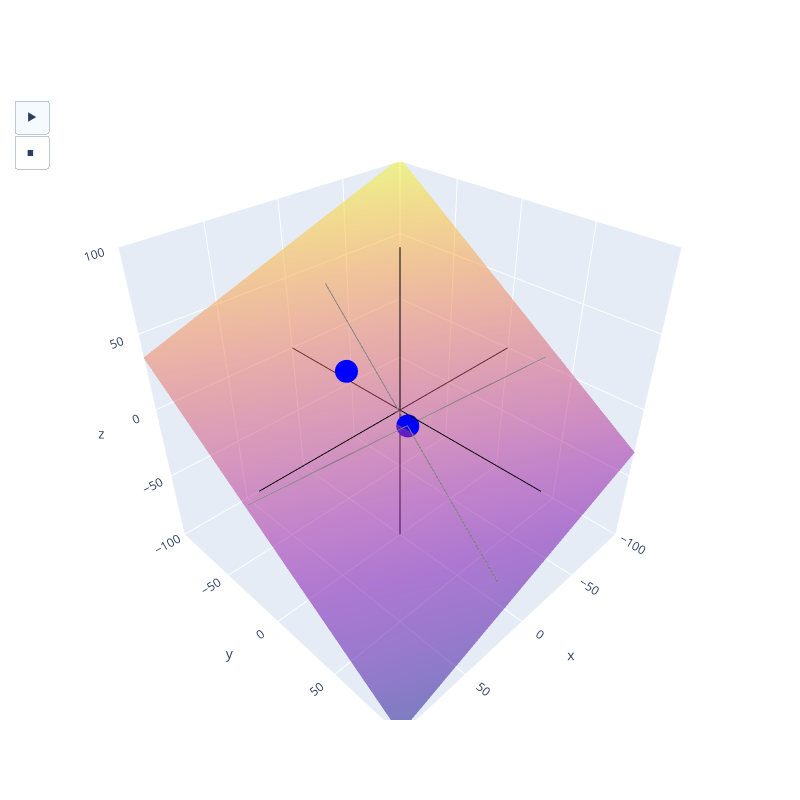

Write notebook code for a chart like this one.
### Markdown cell above
\textbf{Симметрия точки относительно плоскости}

Дано: $q$ - радиус-вектор точки на плоскости, $v$, $u$ - орты плоскости, $r_0$ - начальная точка

\begin{equation*}
r = q + A(r_0 - q)
\end{equation*}

\begin{equation*}
A = 2uu^T + 2vv^T - E
\end{equation*}

\begin{equation*}
u u^T = \begin{bmatrix} 
u_1u_1 & u_1u_2 & u_1u_3 \\ 
u_2u_1 & u_2u_2 & u_2u_3 \\ 
u_3u_1 & u_3u_2 & u_3u_3 \\ 
\end{bmatrix}
\end{equation*}

\begin{equation*}
v v^T = \begin{bmatrix} 
v_1v_1 & v_1v_2 & v_1v_3 \\ 
v_2v_1 & v_2v_2 & v_2v_3 \\ 
v_3v_1 & v_3v_2 & v_3v_3 \\ 
\end{bmatrix}
\end{equation*}

### Code cell
q = np.array([[3, 9, -5]]).T
v = normalize(np.array([[3, -9, 5]])).T
u = normalize(np.array([[-1, -7, 5]])).T
r0 = np.array([[35, -5, 40]]).T

v = normalize(np.cross(np.cross(u.T, v.T), u.T)).T

points = []
A = 2*(u*u.T + v*v.T) - E
r = q + A.dot(r0 - q)
points.append(r0)
points.append(r)

points = np.array(points)

fig = go.Figure(
    data=[empty(), empty(), scatters([q, r0], mode="markers", color = "blue"), 
          scatters([q - LIM*u, q + LIM*u], color="gray", mode="lines"),
          scatters([q - LIM*v, q + LIM*v], color="gray", mode="lines"),
          surface(np.cross(u.T, v.T).T, q),
          scatters(axis[0], "lines"), scatters(axis[1], "lines"), scatters(axis[2], "lines")])
fig.update_layout(
        scene = dict(
            xaxis=dict(range=[-LIM, LIM], autorange=False),
            yaxis=dict(range=[-LIM, LIM], autorange=False),
            zaxis=dict(range=[-LIM, LIM], autorange=False),
            aspectratio=dict(x=1, y=1, z=1),
        ),
        showlegend=False,
        width=800,
        height=800,
        updatemenus=[dict(
            type="buttons",
            buttons=[
                    {
                        "args": [None, frame_args(5, True)],
                        "label": "&#9654;", # play symbol
                        "method": "animate",
                    },
                    {
                        "args": [[None], frame_args(0)],
                        "label": "&#9724;", # pause symbol
                        "method": "animate",
                    },]
        )])
fig.frames = plot_data(points, mode = "markers+lines", start=r0)

fig.show()

### Figure 1 — Plotly figure (JSON) as saved in the notebook; plotly's stock layout.template omitted (floating-point values rounded to 4 significant figures; data arrays with more than 128 entries replaced by an {"elided": "..."} marker saying what was removed)
{"data": [{"type": "scatter3d", "x": [200], "y": [200], "z": [200]}, {"type": "scatter3d", "x": [200], "y": [200], "z": [200]}, {"marker": {"color": "blue"}, "mode": "markers", "type": "scatter3d", "x": [3, 35], "y": [9, -5], "z": [-5, 40]}, {"marker": {"color": "gray"}, "mode": "lines", "type": "scatter3d", "x": [14.55, -8.547], "y": [89.83, -71.83], "z": [-62.74, 52.74]}, {"marker": {"color": "gray"}, "mode": "lines", "type": "scatter3d", "x": [-92.67, 98.67], "y": [33.69, -15.69], "z": [10.43, -20.43]}, {"opacity": 0.5, "showscale": false, "type": "surface", "x": [-100, -97.98, -95.96, -93.94, -91.92, -89.9, -87.88, -85.86, -83.84, -81.82, -79.8, -77.78, -75.76, -73.74, -71.72, -69.7, -67.68, -65.66, -63.64, -61.62, -59.6, -57.58, -55.56, -53.54, -51.52, -49.49, -47.47, -45.45, -43.43, -41.41, -39.39, -37.37, -35.35, -33.33, -31.31, -29.29, -27.27, -25.25, -23.23, -21.21, -19.19, -17.17, -15.15, -13.13, -11.11, -9.091, -7.071, -5.051, -3.03, -1.01, 1.01, 3.03, 5.051, 7.071, 9.091, 11.11, 13.13, 15.15, 17.17, 19.19, 21.21, 23.23, 25.25, 27.27, 29.29, 31.31, 33.33, 35.35, 37.37, 39.39, 41.41, 43.43, 45.45, 47.47, 49.49, 51.52, 53.54, 55.56, 57.58, 59.6, 61.62, 63.64, 65.66, 67.68, 69.7, 71.72, 73.74, 75.76, 77.78, 79.8, 81.82, 83.84, 85.86, 87.88, 89.9, 91.92, 93.94, 95.96, 97.98, 100], "y": [-100, -97.98, -95.96, -93.94, -91.92, -89.9, -87.88, -85.86, -83.84, -81.82, -79.8, -77.78, -75.76, -73.74, -71.72, -69.7, -67.68, -65.66, -63.64, -61.62, -59.6, -57.58, -55.56, -53.54, -51.52, -49.49, -47.47, -45.45, -43.43, -41.41, -39.39, -37.37, -35.35, -33.33, -31.31, -29.29, -27.27, -25.25, -23.23, -21.21, -19.19, -17.17, -15.15, -13.13, -11.11, -9.091, -7.071, -5.051, -3.03, -1.01, 1.01, 3.03, 5.051, 7.071, 9.091, 11.11, 13.13, 15.15, 17.17, 19.19, 21.21, 23.23, 25.25, 27.27, 29.29, 31.31, 33.33, 35.35, 37.37, 39.39, 41.41, 43.43, 45.45, 47.47, 49.49, 51.52, 53.54, 55.56, 57.58, 59.6, 61.62, 63.64, 65.66, 67.68, 69.7, 71.72, 73.74, 75.76, 77.78, 79.8, 81.82, 83.84, 85.86, 87.88, 89.9, 91.92, 93.94, 95.96, 97.98, 100], "z": {"elided": "100x100 float values"}}, {"marker": {"color": "black"}, "mode": "lines", "type": "scatter3d", "x": [-100, 100], "y": [0, 0], "z": [0, 0]}, {"marker": {"color": "black"}, "mode": "lines", "type": "scatter3d", "x": [0, 0], "y": [-100, 100], "z": [0, 0]}, {"marker": {"color": "black"}, "mode": "lines", "type": "scatter3d", "x": [0, 0], "y": [0, 0], "z": [-100, 100]}], "layout": {"height": 800, "scene": {"aspectratio": {"x": 1, "y": 1, "z": 1}, "xaxis": {"autorange": false, "range": [-100, 100]}, "yaxis": {"autorange": false, "range": [-100, 100]}, "zaxis": {"autorange": false, "range": [-100, 100]}}, "showlegend": false, "updatemenus": [{"buttons": [{"args": [null, {"frame": {"duration": 5, "redraw": true}, "fromcurrent": true, "mode": "immediate", "transition": {"duration": 5, "easing": "linear"}}], "label": "&#9654;", "method": "animate"}, {"args": [[null], {"frame": {"duration": 0, "redraw": true}, "fromcurrent": false, "mode": "immediate", "transition": {"duration": 0, "easing": "linear"}}], "label": "&#9724;", "method": "animate"}], "type": "buttons"}], "width": 800}}
